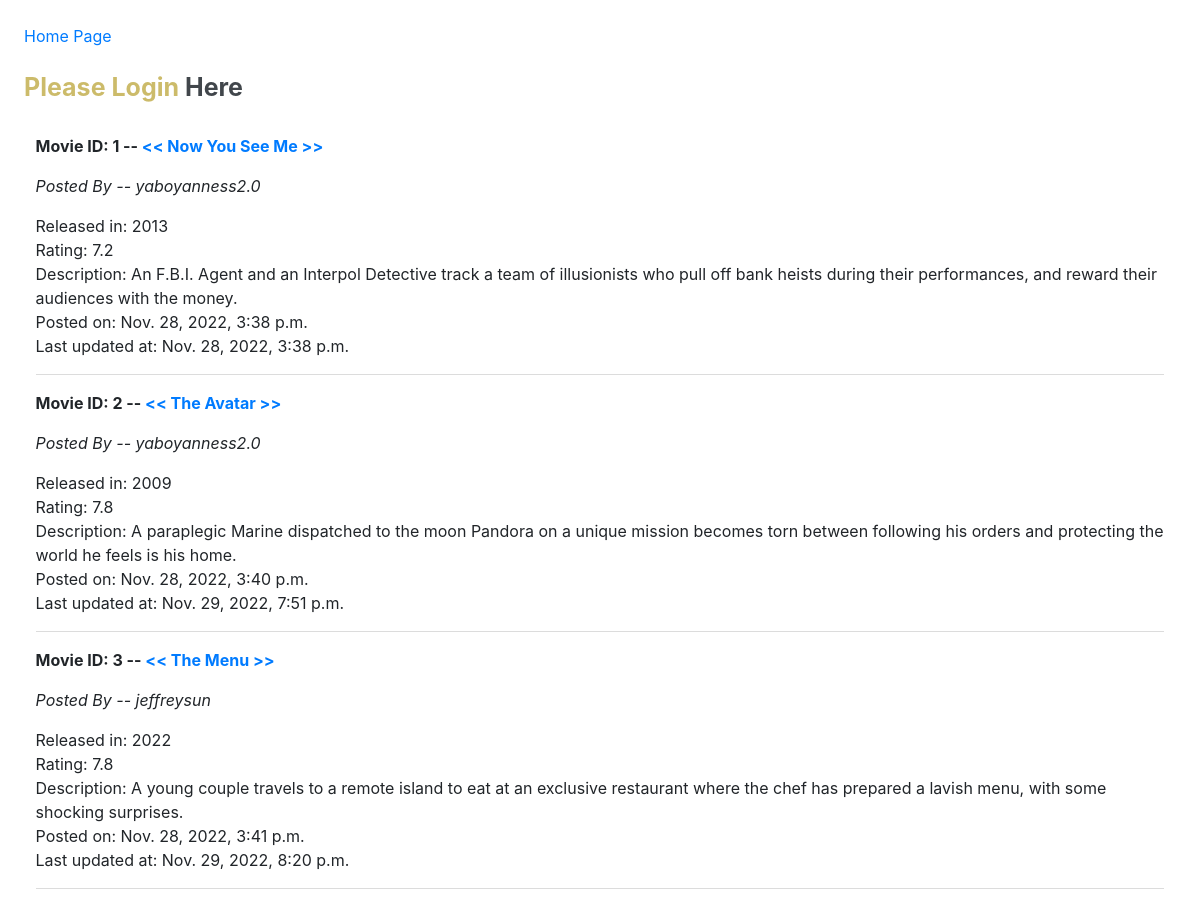
Before: / (upper part) with the older database file.
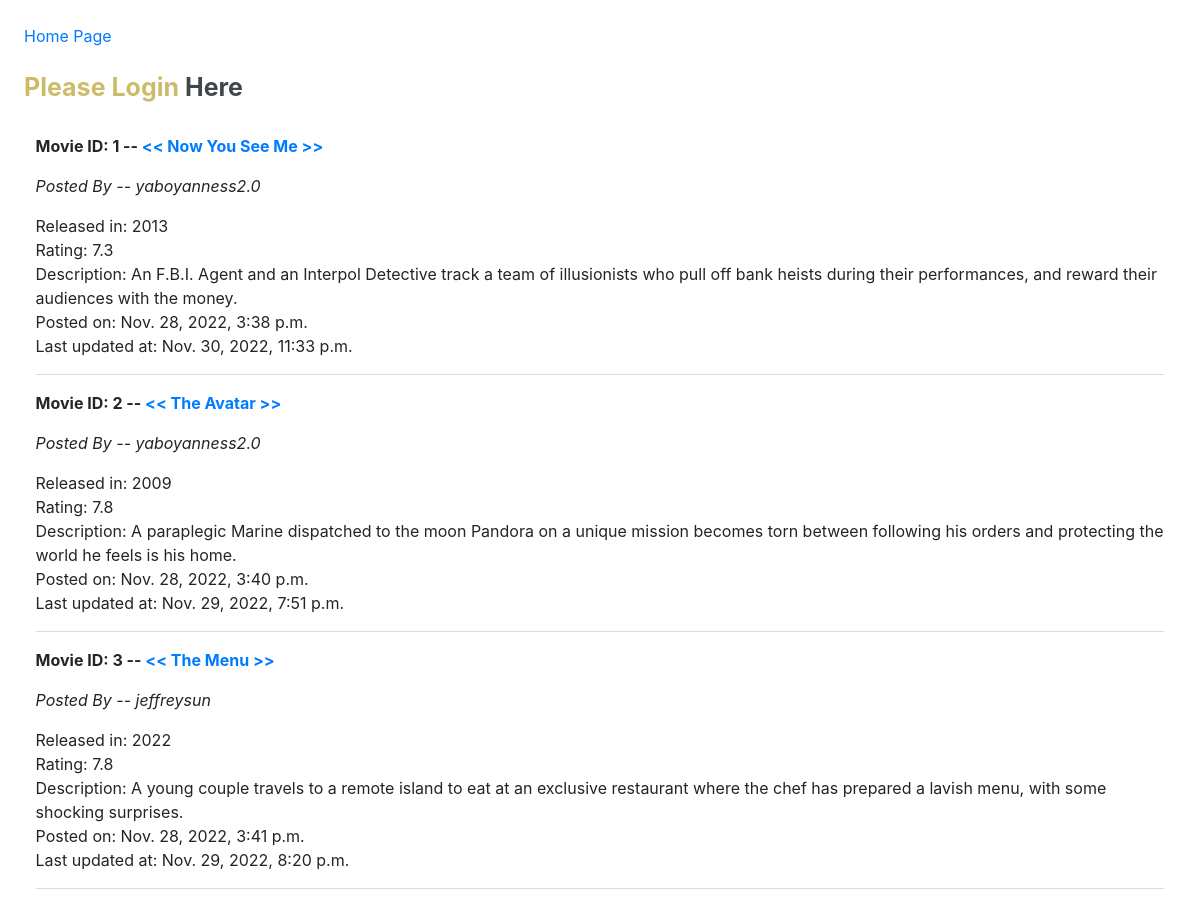
After: the same page with the newer database file.
### yanness/models.py (models this page shows, shortened)
class Movie(models.Model):
    name = models.CharField(max_length=200)
    description = models.TextField(null=True, blank=True)
    year = models.PositiveIntegerField(null=True)
    rating = models.FloatField(null=True, validators=[MaxValueValidator(10), MinValueValidator(1)])
    last_updated = models.DateTimeField(auto_now=True)
    posted_by = models.ForeignKey(User, on_delete=models.SET_NULL, null=True)
    created_by = models.DateTimeField(auto_now_add=True, editable=False)

### yanness/views.py (the view)
# urls.py: path('', views.hello, name='home'),
def hello(request):
    movies = Movie.objects.all()
    movies_dict = {"movie": movies}
    return render(request, "movie/base.html", movies_dict)

### yanness/templates/yanness/movie/base.html (shortened to what this page needs)
<!DOCTYPE html>
<html lang="en">
<head>
    <link rel="stylesheet" href="https://cdn.jsdelivr.net/npm/bulma@0.8.0/css/bulma.min.css">
    <link rel="stylesheet" href="https://cdn.jsdelivr.net/npm/bootstrap@4.0.0/dist/css/bootstrap.min.css">
</head>
<body>
<div style="margin: 2%">
    {% include "navbar.html" %}
        {% block content %}
            {% if user.is_authenticated %}
            <h1 style="font-weight: bold; font-size: 25px; color: #ccbb6a ">Welcome to Yanness's Movie World</h1>
            <br>
            {% else %}
            <h1 style="font-weight: bold; font-size: 25px; color: #ccbb6a ">Please Login <a href="/accounts/login" style="color: #41464b">Here</a></h1>
            <br>
            {% endif %}
            <div style="margin-left: 1%; margin-right: 1%">
                {% if movie %}
                    {% for m in movie %}
                        <P style="font-weight: bold">Movie ID: {{ m.id}} -- <a href="/{{ m.id }}"><< {{ m.name}} >></a></P>
                        <P style="font-style: italic">Posted By -- {{ m.posted_by }}</P>
                        <ul>
                            <li>Released in: {{ m.year }}</li>
                            <li>Rating: {{ m.rating }}</li>
                            <li>Description: {{ m.description }}</li>
                            <li>Posted on: {{ m.created_by }}</li>
                            <li>Last updated at: {{ m.last_updated }}</li>
                        </ul>
                        <hr>
                    {% endfor %}
                {% else %}
                    <h4>No Movie To Display...Sorry...</h4>
                {% endif %}
            </div>
        {% endblock %}
</div>
</body>
</html>

Changed rows visible on the page:
changed Movie "Now You See Me": rating "7.2" → "7.3"; last_updated "Nov. 28, 2022, 3:38 p.m." → "Nov. 30, 2022, 11:33 p.m."
